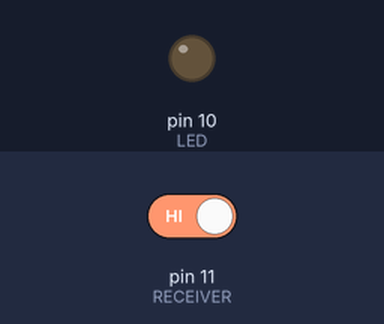
Bench run of a sketch on a simulated Arduino Uno, built with avr-gcc and run on an emulated ATmega328P. Parts: output pins drawn as LEDs (lit = HIGH). Inputs (shaded band) come from the test bench; at power-on: pin 11 (RECEIVER) HIGH.

Above: at 1.2 s.
1.3 s: pin 11 (RECEIVER) driven LOW
At 2.1 s:
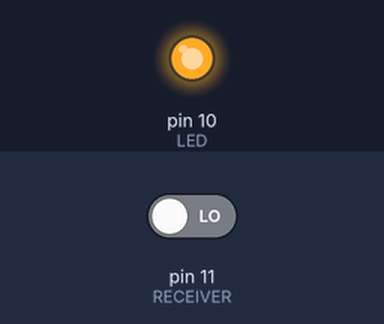
2.8 s: pin 11 (RECEIVER) driven HIGH
At 3.3 s:
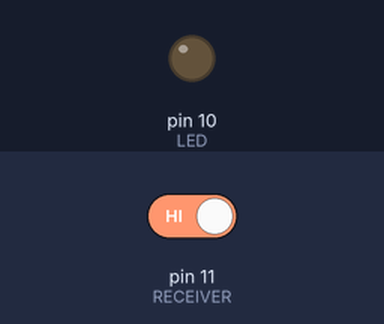
Timing chart, 0 to 5.8 s (numbered marks = the images above; inputs shaded):
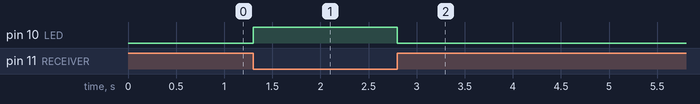

Measured:
- after the input at 1.3 s, pin 10 (LED): LOW → HIGH at once
- after the input at 2.8 s, pin 10 (LED): HIGH → LOW at once

The sketch:

pullUp.ino
```cpp
// Pull Up Resistor -
// 1 / ON - LOW
// 0 / OFF - HIGH

/*
CIRCUIT -

GND -> Push Button (path 0)
PIN 11 -> Push Button (path 1)
5V -> Resistor -> Push Button (path 1)

PIN 10 -> LED (+ve terminal)
GND -> LED(-ve terminal)
*/

// Not connecting the 5V PIN to the circuit through a Resistor will
// cause the "Floating Pin Effect"

int LED = 10, RECEIVER = 11;

void setup()
{
	pinMode(LED, OUTPUT);
	pinMode(RECEIVER, INPUT);
}

void loop()
{
	if(digitalRead(RECEIVER) == LOW)
		digitalWrite(LED, HIGH);
	else
		digitalWrite(LED, LOW);
}
```
